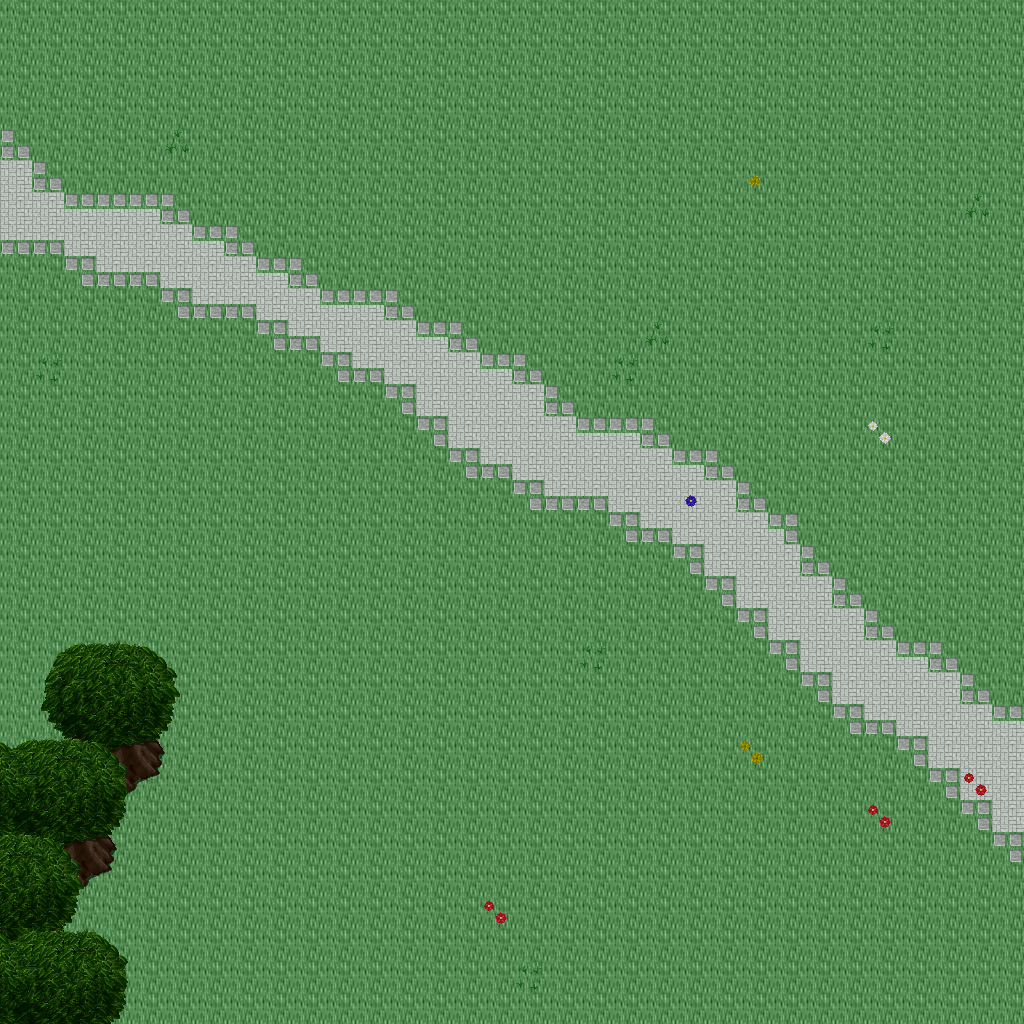

This game map was drawn from its Tiled (.tmx) file and the tilesets committed beside it. A one-line description and the trimmed map source follow:
An orthogonal 32x32 tile map with 32x32 px tiles, 5 tile layers (Ground, Objects, Objects2, Above, ...), 1 hidden layer not drawn, 18 tilesets.

<map version="1.10" tiledversion="1.11.0" orientation="orthogonal" renderorder="right-down" width="32" height="32" tilewidth="32" tileheight="32" infinite="0" nextlayerid="11" nextobjectid="1">
 <tileset firstgid="1" name="ground_ground" tilewidth="32" tileheight="32" tilecount="33" columns="3">
  <image source="../drawable/ground_ground.png" width="96" height="352" />
 </tileset>
 <tileset firstgid="34" name="plant_flower_daisy_white" tilewidth="32" tileheight="32" tilecount="8" columns="2">
  <image source="../drawable/plant_flower_daisy_white.png" width="64" height="128" />
 </tileset>
 <tileset firstgid="42" name="plant_grasses" tilewidth="32" tileheight="32" tilecount="6" columns="3">
  <image source="../drawable/plant_grasses.png" width="96" height="64" />
 </tileset>
 <tileset firstgid="48" name="plant_flower_daisy_yellow" tilewidth="32" tileheight="32" tilecount="8" columns="2">
  <image source="../drawable/plant_flower_daisy_yellow.png" width="64" height="128" />
 </tileset>
 <tileset firstgid="56" name="plant_flower_daisy_blue" tilewidth="32" tileheight="32" tilecount="8" columns="2">
  <image source="../drawable/plant_flower_daisy_blue.png" width="64" height="128" />
 </tileset>
 <tileset firstgid="64" name="plant_flower_daisy_red" tilewidth="32" tileheight="32" tilecount="8" columns="2">
  <image source="../drawable/plant_flower_daisy_red.png" width="64" height="128" />
 </tileset>
 <tileset firstgid="72" name="plant_tree_tree_darkgreen" tilewidth="32" tileheight="32" tilecount="88" columns="8">
  <image source="../drawable/plant_tree_tree_darkgreen.png" width="256" height="352" />
 </tileset>
 <tileset firstgid="160" name="logic_creature_animal" tilewidth="32" tileheight="32" tilecount="32" columns="8">
  <image source="../drawable/logic_creature_animal.png" width="256" height="128" />
 </tileset>
 <tileset firstgid="192" name="logic_creature_elf" tilewidth="32" tileheight="32" tilecount="16" columns="8">
  <image source="../drawable/logic_creature_elf.png" width="256" height="64" />
 </tileset>
 <tileset firstgid="208" name="logic_collision" tilewidth="32" tileheight="32" tilecount="1" columns="1">
  <image source="../drawable/logic_collision.png" width="32" height="32" />
 </tileset>
 <tileset firstgid="209" name="logic_creature_human_evil" tilewidth="32" tileheight="32" tilecount="16" columns="8">
  <image source="../drawable/logic_creature_human_evil.png" width="256" height="64" />
 </tileset>
 <tileset firstgid="225" name="logic_portal" tilewidth="32" tileheight="32" tilecount="24" columns="8">
  <image source="../drawable/logic_portal.png" width="256" height="96" />
 </tileset>
 <tileset firstgid="249" name="ground_green_paving" tilewidth="32" tileheight="32" tilecount="18" columns="3">
  <image source="../drawable/ground_green_paving.png" width="96" height="192" />
 </tileset>
 <tileset firstgid="267" name="ground_water_swamp_water" tilewidth="32" tileheight="32" tilecount="33" columns="3">
  <image source="../drawable/ground_water_swamp_water.png" width="96" height="352" />
 </tileset>
 <tileset firstgid="300" name="plant_grasses_swamp" tilewidth="32" tileheight="32" tilecount="42" columns="6">
  <image source="../drawable/plant_grasses_swamp.png" width="192" height="224" />
 </tileset>
 <tileset firstgid="342" name="logic_protection" tilewidth="32" tileheight="32" tilecount="2" columns="2">
  <image source="../drawable/logic_protection.png" width="64" height="32" />
 </tileset>
 <tileset firstgid="344" name="logic_creature_ogre" tilewidth="32" tileheight="32" tilecount="4" columns="4">
  <image source="../drawable/logic_creature_ogre.png" width="128" height="32" />
 </tileset>
 <tileset firstgid="348" name="logic_creature_undead_skeleton" tilewidth="32" tileheight="32" tilecount="6" columns="6">
  <image source="../drawable/logic_creature_undead_skeleton.png" width="192" height="32" />
 </tileset>
 <layer id="1" name="Ground" width="32" height="32">
  <data>[1024 cells, 1024 non-empty, 2 distinct tile ids]</data>
 </layer>
 <layer id="2" name="Objects" width="32" height="32">
  <data>[1024 cells, 79 non-empty, 12 distinct tile ids]</data>
 </layer>
 <layer id="3" name="Objects2" width="32" height="32">
  <data>[1024 cells, 13 non-empty, 11 distinct tile ids]</data>
 </layer>
 <layer id="4" name="Above" width="32" height="32">
  <data>[1024 cells, 48 non-empty, 37 distinct tile ids]</data>
 </layer>
 <layer id="5" name="Above2" width="32" height="32">
  <data>[1024 cells, 0 non-empty, 0 distinct tile ids]</data>
 </layer>
 <layer id="6" name="Walkable" width="32" height="32" visible="0">
  <data>[1024 cells, 35 non-empty, 1 distinct tile ids]</data>
 </layer>
 <objectgroup id="7" name="Mapevents" />
 <objectgroup id="8" name="Spawn" />
 <objectgroup id="9" name="Keys" />
 <objectgroup id="10" name="Replace" />
</map>
